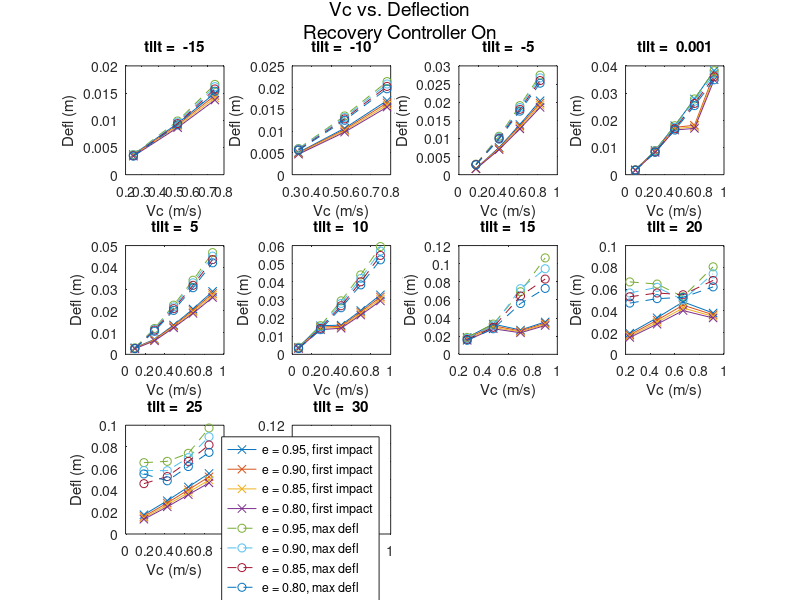

Here is the MATLAB script that generated this plot:
% close all;
clear all;
load('data_0head.mat');
data = all_data_recover;


figure('Position',[10,400,2000,1000]);
%% ----------------------------------------------------------------%%
tilt = -15;
e = 0.95;
Vc_e1 = data(abs(data(:,1).*data(:,2).*(data(:,9)~=0).*(data(:,10)~=0) - tilt*e) <=0.1,10);
defl_e1 = data(abs(data(:,1).*data(:,2).*(data(:,9)~=0).*(data(:,10)~=0) - tilt*e) <=0.1,4);
deflmax_e1 = data(abs(data(:,1).*data(:,2).*(data(:,9)~=0).*(data(:,10)~=0) - tilt*e) <=0.1,5);

e = 0.9;
Vc_e2 = data(abs(data(:,1).*data(:,2).*(data(:,9)~=0).*(data(:,10)~=0) - tilt*e) <=0.1,10);
defl_e2 = data(abs(data(:,1).*data(:,2).*(data(:,9)~=0).*(data(:,10)~=0) - tilt*e) <=0.1,4);
deflmax_e2 = data(abs(data(:,1).*data(:,2).*(data(:,9)~=0).*(data(:,10)~=0) - tilt*e) <=0.1,5);

e = 0.85;
Vc_e3 = data(abs(data(:,1).*data(:,2).*(data(:,9)~=0).*(data(:,10)~=0) - tilt*e) <=0.1,10);
defl_e3 = data(abs(data(:,1).*data(:,2).*(data(:,9)~=0).*(data(:,10)~=0) - tilt*e) <=0.1,4);
deflmax_e3 = data(abs(data(:,1).*data(:,2).*(data(:,9)~=0).*(data(:,10)~=0) - tilt*e) <=0.1,5);

e = 0.8;
Vc_e4 = data(abs(data(:,1).*data(:,2).*(data(:,9)~=0).*(data(:,10)~=0) - tilt*e) <=0.1,10);
defl_e4 = data(abs(data(:,1).*data(:,2).*(data(:,9)~=0).*(data(:,10)~=0) - tilt*e) <=0.1,4);
deflmax_e4 = data(abs(data(:,1).*data(:,2).*(data(:,9)~=0).*(data(:,10)~=0) - tilt*e) <=0.1,5);

subplot(3,4,1);
plot(Vc_e1,defl_e1,'x-',Vc_e2,defl_e2,'x-',Vc_e3,defl_e3,'x-',Vc_e4,defl_e4,'x-');
hold on;
plot(Vc_e1,deflmax_e1,'o--',Vc_e2,deflmax_e2,'o--',Vc_e3,deflmax_e3,'o--',Vc_e4,deflmax_e4,'o--');
title(['tilt = ', blanks(1), num2str(tilt)]);
% legend('e = 0.95','e = 0.9','e = 0.85','e = 0.8');
xlabel('Vc (m/s)');
ylabel('Defl (m)');
%% ----------------------------------------------------------------%%
tilt = -10;
e = 0.95;
Vc_e1 = data(abs(data(:,1).*data(:,2).*(data(:,9)~=0).*(data(:,10)~=0) - tilt*e) <=0.1,10);
defl_e1 = data(abs(data(:,1).*data(:,2).*(data(:,9)~=0).*(data(:,10)~=0) - tilt*e) <=0.1,4);
deflmax_e1 = data(abs(data(:,1).*data(:,2).*(data(:,9)~=0).*(data(:,10)~=0) - tilt*e) <=0.1,5);

e = 0.9;
Vc_e2 = data(abs(data(:,1).*data(:,2).*(data(:,9)~=0).*(data(:,10)~=0) - tilt*e) <=0.1,10);
defl_e2 = data(abs(data(:,1).*data(:,2).*(data(:,9)~=0).*(data(:,10)~=0) - tilt*e) <=0.1,4);
deflmax_e2 = data(abs(data(:,1).*data(:,2).*(data(:,9)~=0).*(data(:,10)~=0) - tilt*e) <=0.1,5);

e = 0.85;
Vc_e3 = data(abs(data(:,1).*data(:,2).*(data(:,9)~=0).*(data(:,10)~=0) - tilt*e) <=0.1,10);
defl_e3 = data(abs(data(:,1).*data(:,2).*(data(:,9)~=0).*(data(:,10)~=0) - tilt*e) <=0.1,4);
deflmax_e3 = data(abs(data(:,1).*data(:,2).*(data(:,9)~=0).*(data(:,10)~=0) - tilt*e) <=0.1,5);

e = 0.8;
Vc_e4 = data(abs(data(:,1).*data(:,2).*(data(:,9)~=0).*(data(:,10)~=0) - tilt*e) <=0.1,10);
defl_e4 = data(abs(data(:,1).*data(:,2).*(data(:,9)~=0).*(data(:,10)~=0) - tilt*e) <=0.1,4);
deflmax_e4 = data(abs(data(:,1).*data(:,2).*(data(:,9)~=0).*(data(:,10)~=0) - tilt*e) <=0.1,5);

subplot(3,4,2);
plot(Vc_e1,defl_e1,'x-',Vc_e2,defl_e2,'x-',Vc_e3,defl_e3,'x-',Vc_e4,defl_e4,'x-');
hold on;
plot(Vc_e1,deflmax_e1,'o--',Vc_e2,deflmax_e2,'o--',Vc_e3,deflmax_e3,'o--',Vc_e4,deflmax_e4,'o--');
title(['tilt = ', blanks(1), num2str(tilt)]);
% legend('e = 0.95','e = 0.9','e = 0.85','e = 0.8');
xlabel('Vc (m/s)');
ylabel('Defl (m)');
%% ----------------------------------------------------------------%%
tilt = -5;
e = 0.95;
Vc_e1 = data(abs(data(:,1).*data(:,2).*(data(:,9)~=0).*(data(:,10)~=0) - tilt*e) <=0.1,10);
defl_e1 = data(abs(data(:,1).*data(:,2).*(data(:,9)~=0).*(data(:,10)~=0) - tilt*e) <=0.1,4);
deflmax_e1 = data(abs(data(:,1).*data(:,2).*(data(:,9)~=0).*(data(:,10)~=0) - tilt*e) <=0.1,5);

e = 0.9;
Vc_e2 = data(abs(data(:,1).*data(:,2).*(data(:,9)~=0).*(data(:,10)~=0) - tilt*e) <=0.1,10);
defl_e2 = data(abs(data(:,1).*data(:,2).*(data(:,9)~=0).*(data(:,10)~=0) - tilt*e) <=0.1,4);
deflmax_e2 = data(abs(data(:,1).*data(:,2).*(data(:,9)~=0).*(data(:,10)~=0) - tilt*e) <=0.1,5);

e = 0.85;
Vc_e3 = data(abs(data(:,1).*data(:,2).*(data(:,9)~=0).*(data(:,10)~=0) - tilt*e) <=0.1,10);
defl_e3 = data(abs(data(:,1).*data(:,2).*(data(:,9)~=0).*(data(:,10)~=0) - tilt*e) <=0.1,4);
deflmax_e3 = data(abs(data(:,1).*data(:,2).*(data(:,9)~=0).*(data(:,10)~=0) - tilt*e) <=0.1,5);

e = 0.8;
Vc_e4 = data(abs(data(:,1).*data(:,2).*(data(:,9)~=0).*(data(:,10)~=0) - tilt*e) <=0.1,10);
defl_e4 = data(abs(data(:,1).*data(:,2).*(data(:,9)~=0).*(data(:,10)~=0) - tilt*e) <=0.1,4);
deflmax_e4 = data(abs(data(:,1).*data(:,2).*(data(:,9)~=0).*(data(:,10)~=0) - tilt*e) <=0.1,5);

subplot(3,4,3);
plot(Vc_e1,defl_e1,'x-',Vc_e2,defl_e2,'x-',Vc_e3,defl_e3,'x-',Vc_e4,defl_e4,'x-');
hold on;
plot(Vc_e1,deflmax_e1,'o--',Vc_e2,deflmax_e2,'o--',Vc_e3,deflmax_e3,'o--',Vc_e4,deflmax_e4,'o--');
title(['tilt = ', blanks(1), num2str(tilt)]);
% legend('e = 0.95','e = 0.9','e = 0.85','e = 0.8');
xlabel('Vc (m/s)');
ylabel('Defl (m)');
%% ----------------------------------------------------------------%%
tilt = 0.001;
e = 0.95;
Vc_e1 = data(abs(data(:,1).*data(:,2).*(data(:,9)~=0).*(data(:,10)~=0) - tilt*e) <=0,10);
defl_e1 = data(abs(data(:,1).*data(:,2).*(data(:,9)~=0).*(data(:,10)~=0) - tilt*e) <=0,4);
deflmax_e1 = data(abs(data(:,1).*data(:,2).*(data(:,9)~=0).*(data(:,10)~=0) - tilt*e) <=0,5);

e = 0.9;
Vc_e2 = data(abs(data(:,1).*data(:,2).*(data(:,9)~=0).*(data(:,10)~=0) - tilt*e) <=0,10);
defl_e2 = data(abs(data(:,1).*data(:,2).*(data(:,9)~=0).*(data(:,10)~=0) - tilt*e) <=0,4);
deflmax_e2 = data(abs(data(:,1).*data(:,2).*(data(:,9)~=0).*(data(:,10)~=0) - tilt*e) <=0,5);

e = 0.85;
Vc_e3 = data(abs(data(:,1).*data(:,2).*(data(:,9)~=0).*(data(:,10)~=0) - tilt*e) <=0,10);
defl_e3 = data(abs(data(:,1).*data(:,2).*(data(:,9)~=0).*(data(:,10)~=0) - tilt*e) <=0.,4);
deflmax_e3 = data(abs(data(:,1).*data(:,2).*(data(:,9)~=0).*(data(:,10)~=0) - tilt*e) <=0,5);

e = 0.8;
Vc_e4 = data(abs(data(:,1).*data(:,2).*(data(:,9)~=0).*(data(:,10)~=0) - tilt*e) <=0,10);
defl_e4 = data(abs(data(:,1).*data(:,2).*(data(:,9)~=0).*(data(:,10)~=0) - tilt*e) <=0,4);
deflmax_e4 = data(abs(data(:,1).*data(:,2).*(data(:,9)~=0).*(data(:,10)~=0) - tilt*e) <=0,5);

subplot(3,4,4);
plot(Vc_e1,defl_e1,'x-',Vc_e2,defl_e2,'x-',Vc_e3,defl_e3,'x-',Vc_e4,defl_e4,'x-');
hold on;
plot(Vc_e1,deflmax_e1,'o--',Vc_e2,deflmax_e2,'o--',Vc_e3,deflmax_e3,'o--',Vc_e4,deflmax_e4,'o--');
title(['tilt = ', blanks(1), num2str(tilt)]);
% legend('e = 0.95','e = 0.9','e = 0.85','e = 0.8');
xlabel('Vc (m/s)');
ylabel('Defl (m)');


%% ----------------------------------------------------------------%%
tilt = 5;
e = 0.95;
Vc_e1 = data(abs(data(:,1).*data(:,2).*(data(:,9)~=0).*(data(:,10)~=0) - tilt*e) <=0.01,10);
defl_e1 = data(abs(data(:,1).*data(:,2).*(data(:,9)~=0).*(data(:,10)~=0) - tilt*e) <=0.01,4);
deflmax_e1 = data(abs(data(:,1).*data(:,2).*(data(:,9)~=0).*(data(:,10)~=0) - tilt*e) <=0.01,5);

e = 0.9;
Vc_e2 = data(abs(data(:,1).*data(:,2).*(data(:,9)~=0).*(data(:,10)~=0) - tilt*e) <=0.01,10);
defl_e2 = data(abs(data(:,1).*data(:,2).*(data(:,9)~=0).*(data(:,10)~=0) - tilt*e) <=0.01,4);
deflmax_e2 = data(abs(data(:,1).*data(:,2).*(data(:,9)~=0).*(data(:,10)~=0) - tilt*e) <=0.01,5);

e = 0.85;
Vc_e3 = data(abs(data(:,1).*data(:,2).*(data(:,9)~=0).*(data(:,10)~=0) - tilt*e) <=0.01,10);
defl_e3 = data(abs(data(:,1).*data(:,2).*(data(:,9)~=0).*(data(:,10)~=0) - tilt*e) <=0.01,4);
deflmax_e3 = data(abs(data(:,1).*data(:,2).*(data(:,9)~=0).*(data(:,10)~=0) - tilt*e) <=0.01,5);

e = 0.8;
Vc_e4 = data(abs(data(:,1).*data(:,2).*(data(:,9)~=0).*(data(:,10)~=0) - tilt*e) <=0.1,10);
defl_e4 = data(abs(data(:,1).*data(:,2).*(data(:,9)~=0).*(data(:,10)~=0) - tilt*e) <=0.1,4);
deflmax_e4 = data(abs(data(:,1).*data(:,2).*(data(:,9)~=0).*(data(:,10)~=0) - tilt*e) <=0.1,5);

subplot(3,4,5);
plot(Vc_e1,defl_e1,'x-',Vc_e2,defl_e2,'x-',Vc_e3,defl_e3,'x-',Vc_e4,defl_e4,'x-');
hold on;
plot(Vc_e1,deflmax_e1,'o--',Vc_e2,deflmax_e2,'o--',Vc_e3,deflmax_e3,'o--',Vc_e4,deflmax_e4,'o--');
title(['tilt = ', blanks(1), num2str(tilt)]);
% legend('e = 0.95','e = 0.9','e = 0.85','e = 0.8');
xlabel('Vc (m/s)');
ylabel('Defl (m)');

%% ----------------------------------------------------------------%%
tilt = 10;
e = 0.95;
Vc_e1 = data(abs(data(:,1).*data(:,2).*(data(:,9)~=0).*(data(:,10)~=0) - tilt*e) <=0.1,10);
defl_e1 = data(abs(data(:,1).*data(:,2).*(data(:,9)~=0).*(data(:,10)~=0) - tilt*e) <=0.1,4);
deflmax_e1 = data(abs(data(:,1).*data(:,2).*(data(:,9)~=0).*(data(:,10)~=0) - tilt*e) <=0.1,5);

e = 0.9;
Vc_e2 = data(abs(data(:,1).*data(:,2).*(data(:,9)~=0).*(data(:,10)~=0) - tilt*e) <=0.1,10);
defl_e2 = data(abs(data(:,1).*data(:,2).*(data(:,9)~=0).*(data(:,10)~=0) - tilt*e) <=0.1,4);
deflmax_e2 = data(abs(data(:,1).*data(:,2).*(data(:,9)~=0).*(data(:,10)~=0) - tilt*e) <=0.1,5);

e = 0.85;
Vc_e3 = data(abs(data(:,1).*data(:,2).*(data(:,9)~=0).*(data(:,10)~=0) - tilt*e) <=0.1,10);
defl_e3 = data(abs(data(:,1).*data(:,2).*(data(:,9)~=0).*(data(:,10)~=0) - tilt*e) <=0.1,4);
deflmax_e3 = data(abs(data(:,1).*data(:,2).*(data(:,9)~=0).*(data(:,10)~=0) - tilt*e) <=0.1,5);

e = 0.8;
Vc_e4 = data(abs(data(:,1).*data(:,2).*(data(:,9)~=0).*(data(:,10)~=0) - tilt*e) <=0.1,10);
defl_e4 = data(abs(data(:,1).*data(:,2).*(data(:,9)~=0).*(data(:,10)~=0) - tilt*e) <=0.1,4);
deflmax_e4 = data(abs(data(:,1).*data(:,2).*(data(:,9)~=0).*(data(:,10)~=0) - tilt*e) <=0.1,5);

subplot(3,4,6);
plot(Vc_e1,defl_e1,'x-',Vc_e2,defl_e2,'x-',Vc_e3,defl_e3,'x-',Vc_e4,defl_e4,'x-');
hold on;
plot(Vc_e1,deflmax_e1,'o--',Vc_e2,deflmax_e2,'o--',Vc_e3,deflmax_e3,'o--',Vc_e4,deflmax_e4,'o--');
title(['tilt = ', blanks(1), num2str(tilt)]);
% legend('e = 0.95','e = 0.9','e = 0.85','e = 0.8');
xlabel('Vc (m/s)');
ylabel('Defl (m)');

%% ----------------------------------------------------------------%%
tilt = 15;
e = 0.95;
Vc_e1 = data(abs(data(:,1).*data(:,2).*(data(:,9)~=0).*(data(:,10)~=0) - tilt*e) <=0.1,10);
defl_e1 = data(abs(data(:,1).*data(:,2).*(data(:,9)~=0).*(data(:,10)~=0) - tilt*e) <=0.1,4);
deflmax_e1 = data(abs(data(:,1).*data(:,2).*(data(:,9)~=0).*(data(:,10)~=0) - tilt*e) <=0.1,5);

e = 0.9;
Vc_e2 = data(abs(data(:,1).*data(:,2).*(data(:,9)~=0).*(data(:,10)~=0) - tilt*e) <=0.1,10);
defl_e2 = data(abs(data(:,1).*data(:,2).*(data(:,9)~=0).*(data(:,10)~=0) - tilt*e) <=0.1,4);
deflmax_e2 = data(abs(data(:,1).*data(:,2).*(data(:,9)~=0).*(data(:,10)~=0) - tilt*e) <=0.1,5);

e = 0.85;
Vc_e3 = data(abs(data(:,1).*data(:,2).*(data(:,9)~=0).*(data(:,10)~=0) - tilt*e) <=0.1,10);
defl_e3 = data(abs(data(:,1).*data(:,2).*(data(:,9)~=0).*(data(:,10)~=0) - tilt*e) <=0.1,4);
deflmax_e3 = data(abs(data(:,1).*data(:,2).*(data(:,9)~=0).*(data(:,10)~=0) - tilt*e) <=0.1,5);

e = 0.8;
Vc_e4 = data(abs(data(:,1).*data(:,2).*(data(:,9)~=0).*(data(:,10)~=0) - tilt*e) <=0.1,10);
defl_e4 = data(abs(data(:,1).*data(:,2).*(data(:,9)~=0).*(data(:,10)~=0) - tilt*e) <=0.1,4);
deflmax_e4 = data(abs(data(:,1).*data(:,2).*(data(:,9)~=0).*(data(:,10)~=0) - tilt*e) <=0.1,5);

subplot(3,4,7);
plot(Vc_e1,defl_e1,'x-',Vc_e2,defl_e2,'x-',Vc_e3,defl_e3,'x-',Vc_e4,defl_e4,'x-');
hold on;
plot(Vc_e1,deflmax_e1,'o--',Vc_e2,deflmax_e2,'o--',Vc_e3,deflmax_e3,'o--',Vc_e4,deflmax_e4,'o--');
title(['tilt = ', blanks(1), num2str(tilt)]);
% legend('e = 0.95','e = 0.9','e = 0.85','e = 0.8');
xlabel('Vc (m/s)');
ylabel('Defl (m)');

%% ----------------------------------------------------------------%%
tilt = 20;
e = 0.95;
Vc_e1 = data(abs(data(:,1).*data(:,2).*(data(:,9)~=0).*(data(:,10)~=0) - tilt*e) <=0.1,10);
defl_e1 = data(abs(data(:,1).*data(:,2).*(data(:,9)~=0).*(data(:,10)~=0) - tilt*e) <=0.1,4);
deflmax_e1 = data(abs(data(:,1).*data(:,2).*(data(:,9)~=0).*(data(:,10)~=0) - tilt*e) <=0.1,5);

e = 0.9;
Vc_e2 = data(abs(data(:,1).*data(:,2).*(data(:,9)~=0).*(data(:,10)~=0) - tilt*e) <=0.1,10);
defl_e2 = data(abs(data(:,1).*data(:,2).*(data(:,9)~=0).*(data(:,10)~=0) - tilt*e) <=0.1,4);
deflmax_e2 = data(abs(data(:,1).*data(:,2).*(data(:,9)~=0).*(data(:,10)~=0) - tilt*e) <=0.1,5);

e = 0.85;
Vc_e3 = data(abs(data(:,1).*data(:,2).*(data(:,9)~=0).*(data(:,10)~=0) - tilt*e) <=0.1,10);
defl_e3 = data(abs(data(:,1).*data(:,2).*(data(:,9)~=0).*(data(:,10)~=0) - tilt*e) <=0.1,4);
deflmax_e3 = data(abs(data(:,1).*data(:,2).*(data(:,9)~=0).*(data(:,10)~=0) - tilt*e) <=0.1,5);

e = 0.8;
Vc_e4 = data(abs(data(:,1).*data(:,2).*(data(:,9)~=0).*(data(:,10)~=0) - tilt*e) <=0.1,10);
defl_e4 = data(abs(data(:,1).*data(:,2).*(data(:,9)~=0).*(data(:,10)~=0) - tilt*e) <=0.1,4);
deflmax_e4 = data(abs(data(:,1).*data(:,2).*(data(:,9)~=0).*(data(:,10)~=0) - tilt*e) <=0.1,5);

subplot(3,4,8);
plot(Vc_e1,defl_e1,'x-',Vc_e2,defl_e2,'x-',Vc_e3,defl_e3,'x-',Vc_e4,defl_e4,'x-');
hold on;
plot(Vc_e1,deflmax_e1,'o--',Vc_e2,deflmax_e2,'o--',Vc_e3,deflmax_e3,'o--',Vc_e4,deflmax_e4,'o--');
title(['tilt = ', blanks(1), num2str(tilt)]);
% legend('e = 0.95','e = 0.9','e = 0.85','e = 0.8');
xlabel('Vc (m/s)');
ylabel('Defl (m)');

%% ----------------------------------------------------------------%%
tilt = 25;
e = 0.95;
Vc_e1 = data(abs(data(:,1).*data(:,2).*(data(:,9)~=0).*(data(:,10)~=0) - tilt*e) <=0.1,10);
defl_e1 = data(abs(data(:,1).*data(:,2).*(data(:,9)~=0).*(data(:,10)~=0) - tilt*e) <=0.1,4);
deflmax_e1 = data(abs(data(:,1).*data(:,2).*(data(:,9)~=0).*(data(:,10)~=0) - tilt*e) <=0.1,5);

e = 0.9;
Vc_e2 = data(abs(data(:,1).*data(:,2).*(data(:,9)~=0).*(data(:,10)~=0) - tilt*e) <=0.1,10);
defl_e2 = data(abs(data(:,1).*data(:,2).*(data(:,9)~=0).*(data(:,10)~=0) - tilt*e) <=0.1,4);
deflmax_e2 = data(abs(data(:,1).*data(:,2).*(data(:,9)~=0).*(data(:,10)~=0) - tilt*e) <=0.1,5);

e = 0.85;
Vc_e3 = data(abs(data(:,1).*data(:,2).*(data(:,9)~=0).*(data(:,10)~=0) - tilt*e) <=0.1,10);
defl_e3 = data(abs(data(:,1).*data(:,2).*(data(:,9)~=0).*(data(:,10)~=0) - tilt*e) <=0.1,4);
deflmax_e3 = data(abs(data(:,1).*data(:,2).*(data(:,9)~=0).*(data(:,10)~=0) - tilt*e) <=0.1,5);

e = 0.8;
Vc_e4 = data(abs(data(:,1).*data(:,2).*(data(:,9)~=0).*(data(:,10)~=0) - tilt*e) <=0.1,10);
defl_e4 = data(abs(data(:,1).*data(:,2).*(data(:,9)~=0).*(data(:,10)~=0) - tilt*e) <=0.1,4);
deflmax_e4 = data(abs(data(:,1).*data(:,2).*(data(:,9)~=0).*(data(:,10)~=0) - tilt*e) <=0.1,5);

subplot(3,4,9);
plot(Vc_e1,defl_e1,'x-',Vc_e2,defl_e2,'x-',Vc_e3,defl_e3,'x-',Vc_e4,defl_e4,'x-');
hold on;
plot(Vc_e1,deflmax_e1,'o--',Vc_e2,deflmax_e2,'o--',Vc_e3,deflmax_e3,'o--',Vc_e4,deflmax_e4,'o--');
title(['tilt = ', blanks(1), num2str(tilt)]);
% legend('e = 0.95','e = 0.9','e = 0.85','e = 0.8');
xlabel('Vc (m/s)');
ylabel('Defl (m)');

%% ----------------------------------------------------------------%%
tilt = 30;
e = 0.95;
Vc_e1 = data(abs(data(:,1).*data(:,2).*(data(:,9)~=0).*(data(:,10)~=0) - tilt*e) <=0.1,10);
defl_e1 = data(abs(data(:,1).*data(:,2).*(data(:,9)~=0).*(data(:,10)~=0) - tilt*e) <=0.1,4);
deflmax_e1 = data(abs(data(:,1).*data(:,2).*(data(:,9)~=0).*(data(:,10)~=0) - tilt*e) <=0.1,5);

e = 0.9;
Vc_e2 = data(abs(data(:,1).*data(:,2).*(data(:,9)~=0).*(data(:,10)~=0) - tilt*e) <=0.1,10);
defl_e2 = data(abs(data(:,1).*data(:,2).*(data(:,9)~=0).*(data(:,10)~=0) - tilt*e) <=0.1,4);
deflmax_e2 = data(abs(data(:,1).*data(:,2).*(data(:,9)~=0).*(data(:,10)~=0) - tilt*e) <=0.1,5);

e = 0.85;
Vc_e3 = data(abs(data(:,1).*data(:,2).*(data(:,9)~=0).*(data(:,10)~=0) - tilt*e) <=0.1,10);
defl_e3 = data(abs(data(:,1).*data(:,2).*(data(:,9)~=0).*(data(:,10)~=0) - tilt*e) <=0.1,4);
deflmax_e3 = data(abs(data(:,1).*data(:,2).*(data(:,9)~=0).*(data(:,10)~=0) - tilt*e) <=0.1,5);

e = 0.8;
Vc_e4 = data(abs(data(:,1).*data(:,2).*(data(:,9)~=0).*(data(:,10)~=0) - tilt*e) <=0.1,10);
defl_e4 = data(abs(data(:,1).*data(:,2).*(data(:,9)~=0).*(data(:,10)~=0) - tilt*e) <=0.1,4);
deflmax_e4 = data(abs(data(:,1).*data(:,2).*(data(:,9)~=0).*(data(:,10)~=0) - tilt*e) <=0.1,5);

subplot(3,4,10);
plot(Vc_e1,defl_e1,'x-',Vc_e2,defl_e2,'x-',Vc_e3,defl_e3,'x-',Vc_e4,defl_e4,'x-');
hold on;
plot(Vc_e1,deflmax_e1,'o--',Vc_e2,deflmax_e2,'o--',Vc_e3,deflmax_e3,'o--',Vc_e4,deflmax_e4,'o--');
title(['tilt = ', blanks(1), num2str(tilt)]);
legend('e = 0.95, first impact','e = 0.90, first impact','e = 0.85, first impact','e = 0.80, first impact','e = 0.95, max defl','e = 0.90, max defl','e = 0.85, max defl','e = 0.80, max defl');
xlabel('Vc (m/s)');
ylabel('Defl (m)');

%% ----------------------------------------------------------------%%

ha = axes('Position',[0 0 1 1],'Xlim',[0 1],'Ylim',[0 1],'Box','off','Visible','off','Units','normalized', 'clipping' , 'off');
text(0.5, 1,{'Vc vs. Deflection','Recovery Controller On'},'HorizontalAlignment' ,'center','VerticalAlignment', 'top','FontSize',14);
